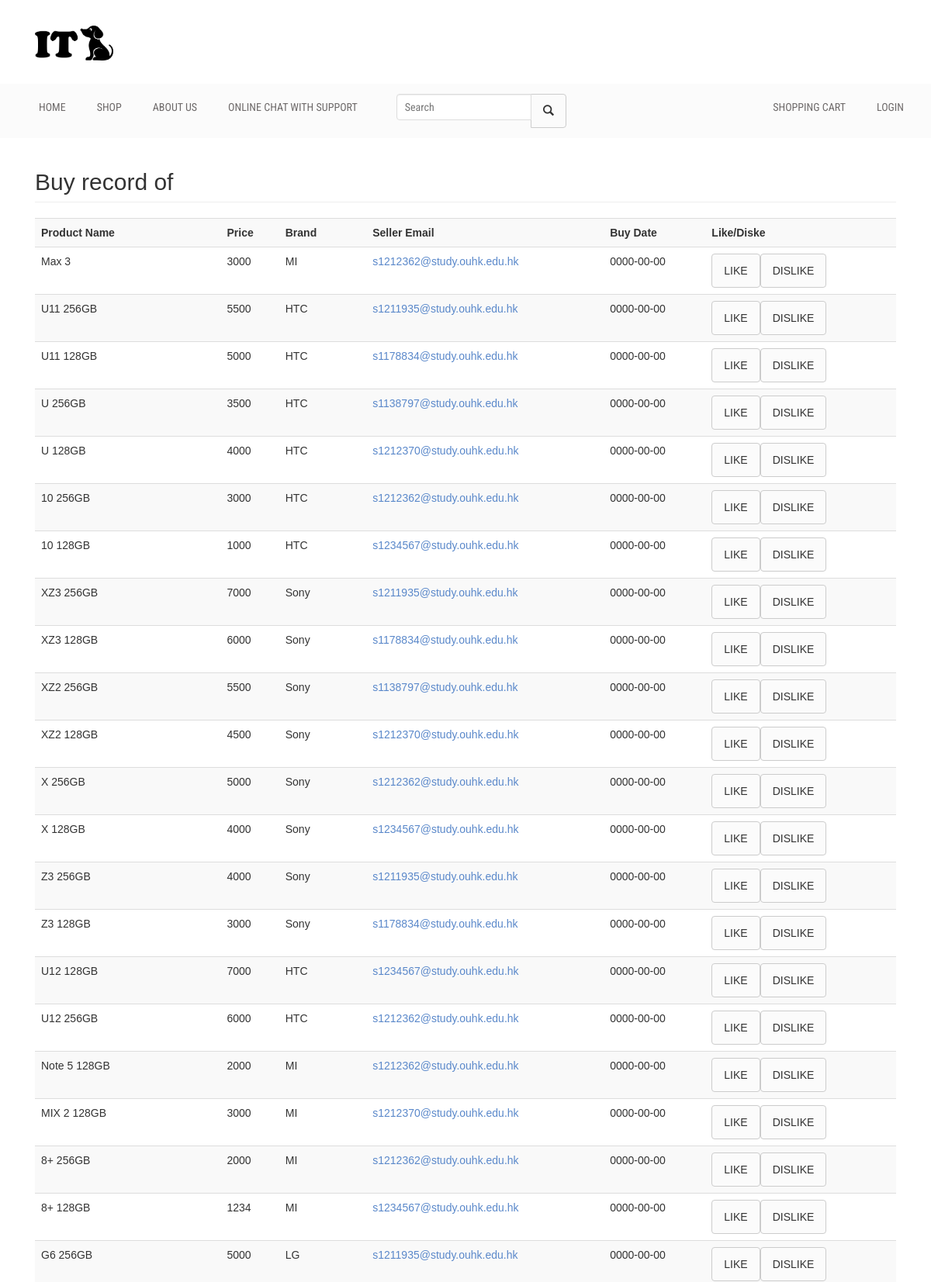
/buy_record.php (upper part), run on the app's committed database.
### tables this page shows
CREATE TABLE `product_info` (
  `Item_ID` int(11) NOT NULL,
  `Product_Name` varchar(50) NOT NULL,
  `Price` float NOT NULL,
  `Brand` varchar(20) NOT NULL,
  `Model` varchar(20) NOT NULL,
  `New` varchar(1) NOT NULL,
  `Depreciation_Rate` int(11) NOT NULL,
  `Description` text NOT NULL,
  `Seller_Email` varchar(255) NOT NULL,
  `Buyer_Email` varchar(255) NOT NULL,
  `Upload_Date` date NOT NULL,
  `Sell_Date` date NOT NULL,
  `url` varchar(255) NOT NULL,
  `Islike` char(1) NOT NULL
);

### buy_record.php (the view, shortened to what this page needs)
<?php
    include_once 'header.php';
?>
<div class="container" style="margin-bottom: 20px;">
    <div class="col-md-12">
        <?php
            echo'<h2 class="page-header">Buy record of ' . $_SESSION['NickName'] . '</h2>';
        ?>
        <table class="table table-striped">
            <tr><th>Product Name</th><th>Price</th><th>Brand</th><th>Seller Email</th><th>Buy Date</th><th>Like/Diske</th></tr>
            <?php
                $buy_record_sql = 'select Product_Name, Price, Brand, Seller_Email, Sell_Date, Islike, Item_ID from product_info where Buyer_Email = "' .$_SESSION['username'] .'" order by Sell_Date DESC';
                function Searching($buy_record_sql) {
                    include 'db_conn.php';
                    $resultas = mysqli_query($conn, $buy_record_sql);
                    return $resultas;
                }
            ?>
            <?php
                $buy_record_search = Searching($buy_record_sql);
            ?>
            <?php
                while ($buy_record_row = mysqli_fetch_array($buy_record_search)):
                    echo '<tr><td>'.$buy_record_row[0].'</td><td>'.$buy_record_row[1].'</td><td>'.$buy_record_row[2].'</td>'
                        . '<td><a href=\'others_info.php?email='.$buy_record_row[3].'\';return false;>'.$buy_record_row[3].'</a></td><td>'.$buy_record_row[4].'</td>';
                    if($buy_record_row[5] == ""){
                        echo '<td><form method="POST" action="?"><button class="btn btn-default" type="submit" name="like" value='.$buy_record_row[6].'>Like</button>'
                                . '<button class="btn btn-default" type="submit" name="dislike" value='.$buy_record_row[6].'>DisLike</button></td></tr>';
                    }
                    elseif($buy_record_row[5] == "L"){
                        echo '<td>Liked</td></tr>';
                    }
                    elseif($buy_record_row[5] == "D"){
                        echo '<td>Disliked</td></tr>';
                    }
                endwhile;
            ?>
        </table>
<?php
    include_once 'footer.php';
?>

### style.css (style rules this page uses)
h1, h2, h3, h4, h5, h6 { margin: 0 0 15px; }
body { font-family:Arial, Helvetica, sans-serif; }
a { color: #5a88ca }
input[type="submit"], button[type=submit] { background: none repeat scroll 0 0 #fbfbfb; // border: medium none; // color: #fff; // padding: 11px 20px; text-transform: uppercase; }

### css/responsive.css (style rules this page uses)
@media only screen and (min-width: 992px) and (max-width: 1280px) { input[type="submit"], button[type="submit"] { padding: 11px 15px; } }

### header.php (style rules this page uses)
body { margin: 0; display: flex; min-height: 100vh; flex-direction: column; }

### data on the page
product_info: Product_Name "Max 3", Price "3000", Brand "MI", Seller_Email "s1212362@study.ouhk.edu.hk", Sell_Date "0000-00-00", $buy_record_row[6] 89 (drawn)
product_info: Product_Name "U11 256GB", Price "5500", Brand "HTC", Seller_Email "s1211935@study.ouhk.edu.hk", Sell_Date "0000-00-00", $buy_record_row[6] 72 (drawn)
product_info: Product_Name "U11 128GB", Price "5000", Brand "HTC", Seller_Email "s1178834@study.ouhk.edu.hk", Sell_Date "0000-00-00", $buy_record_row[6] 71 (drawn)
product_info: Product_Name "U 256GB", Price "3500", Brand "HTC", Seller_Email "s1138797@study.ouhk.edu.hk", Sell_Date "0000-00-00", $buy_record_row[6] 70 (drawn)
product_info: Product_Name "U 128GB", Price "4000", Brand "HTC", Seller_Email "s1212370@study.ouhk.edu.hk", Sell_Date "0000-00-00", $buy_record_row[6] 69 (drawn)
product_info: Product_Name "10 256GB", Price "3000", Brand "HTC", Seller_Email "s1212362@study.ouhk.edu.hk", Sell_Date "0000-00-00", $buy_record_row[6] 68 (drawn)
product_info: Product_Name "10 128GB", Price "1000", Brand "HTC", Seller_Email "s1234567@study.ouhk.edu.hk", Sell_Date "0000-00-00", $buy_record_row[6] 67 (drawn)
product_info: Product_Name "XZ3 256GB", Price "7000", Brand "Sony", Seller_Email "s1211935@study.ouhk.edu.hk", Sell_Date "0000-00-00", $buy_record_row[6] 66 (drawn)
product_info: Product_Name "XZ3 128GB", Price "6000", Brand "Sony", Seller_Email "s1178834@study.ouhk.edu.hk", Sell_Date "0000-00-00", $buy_record_row[6] 65 (drawn)
product_info: Product_Name "XZ2 256GB", Price "5500", Brand "Sony", Seller_Email "s1138797@study.ouhk.edu.hk", Sell_Date "0000-00-00", $buy_record_row[6] 64 (drawn)
product_info: Product_Name "XZ2 128GB", Price "4500", Brand "Sony", Seller_Email "s1212370@study.ouhk.edu.hk", Sell_Date "0000-00-00", $buy_record_row[6] 63 (drawn)
product_info: Product_Name "X 256GB", Price "5000", Brand "Sony", Seller_Email "s1212362@study.ouhk.edu.hk", Sell_Date "0000-00-00", $buy_record_row[6] 62 (drawn)
product_info: Product_Name "X 128GB", Price "4000", Brand "Sony", Seller_Email "s1234567@study.ouhk.edu.hk", Sell_Date "0000-00-00", $buy_record_row[6] 61 (drawn)
product_info: Product_Name "Z3 256GB", Price "4000", Brand "Sony", Seller_Email "s1211935@study.ouhk.edu.hk", Sell_Date "0000-00-00", $buy_record_row[6] 60 (drawn)
product_info: Product_Name "Z3 128GB", Price "3000", Brand "Sony", Seller_Email "s1178834@study.ouhk.edu.hk", Sell_Date "0000-00-00", $buy_record_row[6] 59 (drawn)
product_info: Product_Name "U12 128GB", Price "7000", Brand "HTC", Seller_Email "s1234567@study.ouhk.edu.hk", Sell_Date "0000-00-00", $buy_record_row[6] 73 (drawn)
product_info: Product_Name "U12 256GB", Price "6000", Brand "HTC", Seller_Email "s1212362@study.ouhk.edu.hk", Sell_Date "0000-00-00", $buy_record_row[6] 74 (drawn)
product_info: Product_Name "Note 5 128GB", Price "2000", Brand "MI", Seller_Email "s1212362@study.ouhk.edu.hk", Sell_Date "0000-00-00", $buy_record_row[6] 88 (drawn)
product_info: Product_Name "MIX 2 128GB", Price "3000", Brand "MI", Seller_Email "s1212370@study.ouhk.edu.hk", Sell_Date "0000-00-00", $buy_record_row[6] 87 (drawn)
product_info: Product_Name "8+ 256GB", Price "2000", Brand "MI", Seller_Email "s1212362@study.ouhk.edu.hk", Sell_Date "0000-00-00", $buy_record_row[6] 86 (drawn)
product_info: Product_Name "8+ 128GB", Price "1234", Brand "MI", Seller_Email "s1234567@study.ouhk.edu.hk", Sell_Date "0000-00-00", $buy_record_row[6] 85 (drawn)
product_info: Product_Name "G6 256GB", Price "5000", Brand "LG", Seller_Email "s1211935@study.ouhk.edu.hk", Sell_Date "0000-00-00", $buy_record_row[6] 84 (drawn)
